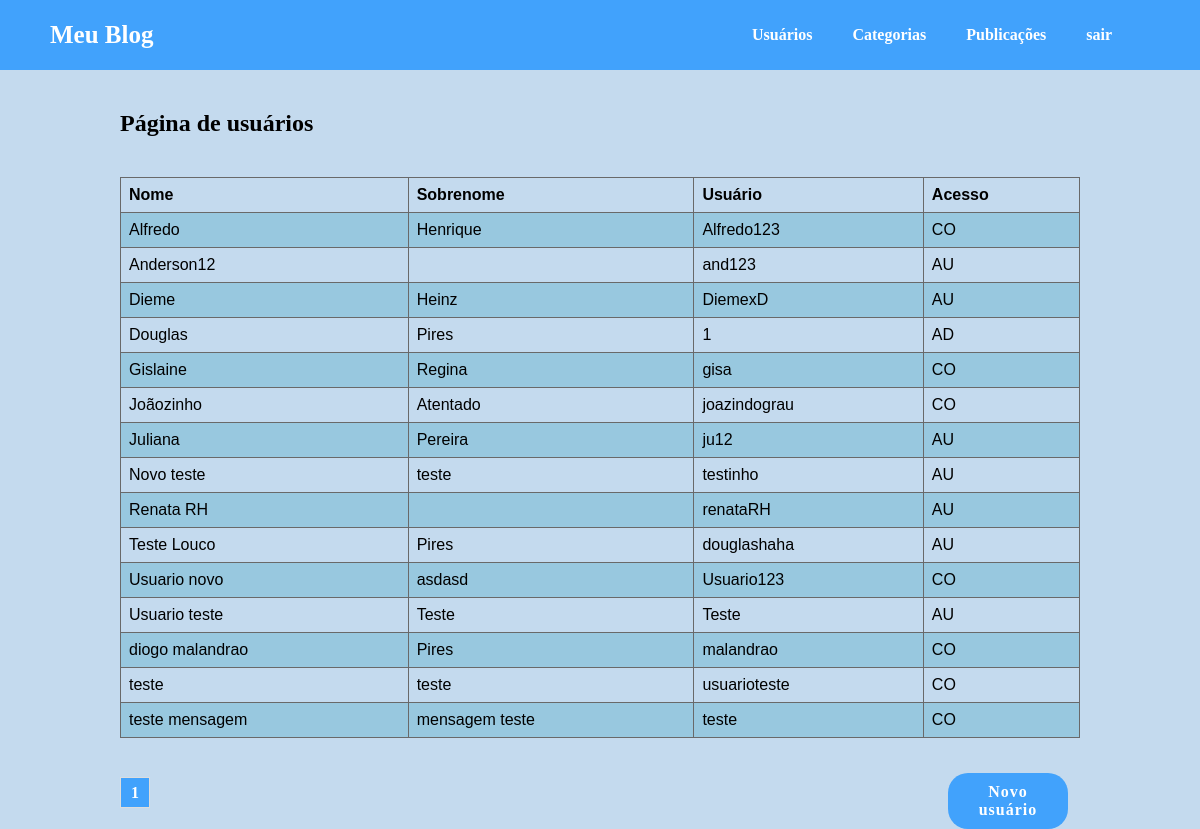
The page /usuarios (signed in) on the database its author committed.
### accounts/models.py (models this page shows, shortened)
class Usuario(models.Model):
    choices = [('AD', 'Administrador'), ('AU', 'Autor'),('CO', 'Comum')]
    nome_autor = models.CharField(max_length=100)
    sobrenome = models.CharField(max_length=100, blank=True)
    usuario = models.CharField(max_length=100)
    data_nascimento = models.DateField(blank=True, null=True)
    date_create = models.DateTimeField(default=timezone.now)
    senha = models.CharField(max_length=100)
    tipo = models.CharField(max_length=30, choices=choices, default='CO')

### accounts/views.py (the view)
# urls.py: path('usuarios', views.usuarios, name='usuarios'),
def usuarios(request):
    usuario_id = request.session['usuario_id']
    usuario_name = request.session['usuario_name']
    usuario_tipo = request.session['usuario_tipo']
    if usuario_tipo != 'AD':
        return redirect('dashboard')
    user = Usuario.objects.order_by('nome_autor')
    paginator = Paginator(user, 15)
    num_page = request.GET.get('p')
    user = paginator.get_page(num_page)
    return render(request, 'accounts/usuarios.html',{
        'user':user,
        'usuario_id':usuario_id,
        'usuario_name':usuario_name,
        'usuario_tipo':usuario_tipo,
    })

### accounts/templates/accounts/usuarios.html (shortened to what this page needs)
{% extends 'base.html' %}
{% block conteudo %}
    <div class="container_users">
        <div class="content_user">
        <h2>Página de usuários</h2>
            <table>
                <tr>
                    <th>Nome</th>
                    <th>Sobrenome</th>
                    <th>Usuário</th>
                    <th>Acesso</th>
                </tr>
                {% for usuario in user %}
                <tr>
                    <td>{{ usuario.nome_autor }}</td>
                    <td>{{ usuario.sobrenome }}</td>
                    <td>{{ usuario.usuario }}</td>
                    <td>{{ usuario.tipo }}</td>
                </tr>
                {% endfor %}
            </table>
            <div class="box_button_add_user">
                <a class="button_confirm" href="{% url 'cadastro' %}">Novo usuário</a>
            </div>
        </div>
    </div>
    <div class="footer_paginator">
        {% for pagina in user.paginator.page_range %}
            {% if user.number == pagina %}
                <div class="page_select">
                    <a href="?p={{ pagina }}">{{ pagina }}</a>
                </div>
                {% else %}
                <div>
                    <a href="?p={{ pagina }}">{{ pagina }}</a>
                </div>
            {% endif %}
        {% endfor %}
    </div>
{% endblock %}

### rows shown on the page
Usuario: nome_autor "Alfredo", sobrenome "Henrique", usuario "Alfredo123", tipo "CO"
Usuario: nome_autor "Anderson12", usuario "and123", tipo "AU"
Usuario: nome_autor "Dieme", sobrenome "Heinz", usuario "DiemexD", tipo "AU"
Usuario: nome_autor "Douglas", sobrenome "Pires", usuario "1", tipo "AD"
Usuario: nome_autor "Gislaine", sobrenome "Regina", usuario "gisa", tipo "CO"
Usuario: nome_autor "Joãozinho", sobrenome "Atentado", usuario "joazindograu", tipo "CO"
Usuario: nome_autor "Juliana", sobrenome "Pereira", usuario "ju12", tipo "AU"
Usuario: nome_autor "Novo teste", sobrenome "teste", usuario "testinho", tipo "AU"
Usuario: nome_autor "Renata RH", usuario "renataRH", tipo "AU"
Usuario: nome_autor "Teste Louco", sobrenome "Pires", usuario "douglashaha", tipo "AU"
Usuario: nome_autor "Usuario novo", sobrenome "asdasd", usuario "Usuario123", tipo "CO"
Usuario: nome_autor "Usuario teste", sobrenome "Teste", usuario "Teste", tipo "AU"
Usuario: nome_autor "diogo malandrao", sobrenome "Pires", usuario "malandrao", tipo "CO"
Usuario: nome_autor "teste", sobrenome "teste", usuario "usuarioteste", tipo "CO"
Usuario: nome_autor "teste mensagem", sobrenome "mensagem teste", usuario "teste", tipo "CO"

### other values the page prints
{{ pagina }} "1"
